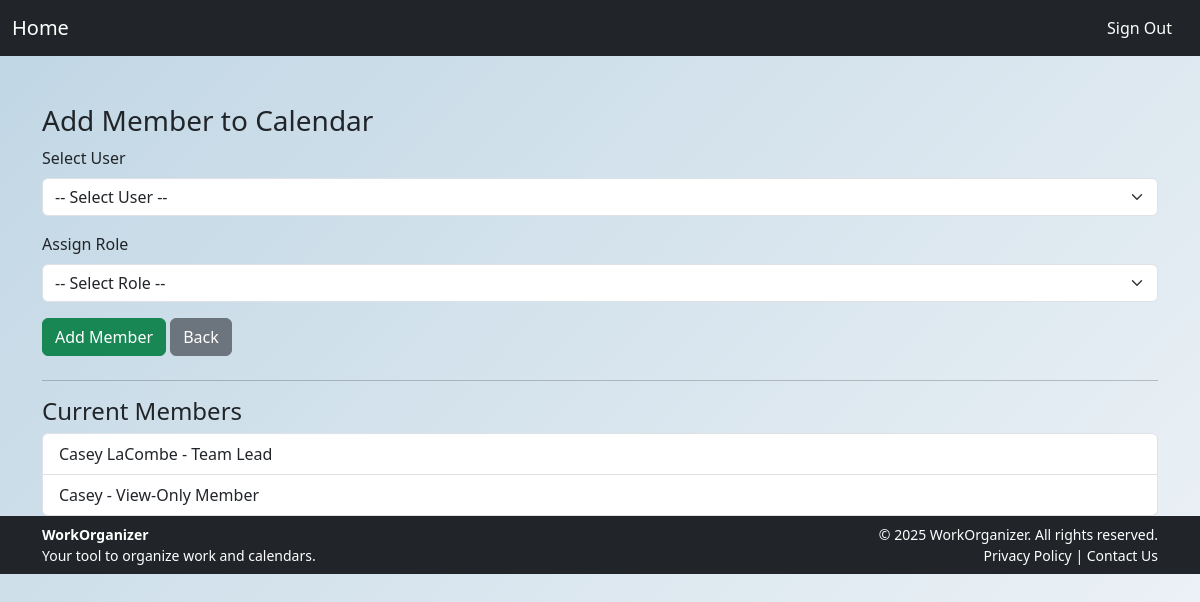
The page /add-member.php?id=4 (signed in) on the database its author committed.
### tables this page shows
CREATE TABLE `users` (
  `user_id` int(11) NOT NULL,
  `name` varchar(100) NOT NULL,
  `email` varchar(100) NOT NULL,
  `password` varchar(255) NOT NULL,
  `created_at` timestamp NULL DEFAULT current_timestamp()
);

CREATE TABLE `roles` (
  `id` int(11) NOT NULL,
  `role_name` varchar(50) NOT NULL
);

### add-member.php (the view, shortened to what this page needs)
<?php
$host = 'localhost';
$db   = 'workorganizer_db';
$user = 'root';
$pass = '';
try {
    $pdo = new PDO("mysql:host=$host;dbname=$db;charset=utf8mb4", $user, $pass);
    $pdo->setAttribute(PDO::ATTR_ERRMODE, PDO::ERRMODE_EXCEPTION);
} catch (PDOException $e) {
    die("Connection failed: " . $e->getMessage());
}
$calendarId = $_GET['id'] ?? null;
$membersStmt = $pdo->prepare("
    SELECT u.name, r.role_name
    FROM users u
    JOIN users_calendars uc ON u.user_id = uc.user_id
    JOIN roles r ON uc.role_id = r.id
    WHERE uc.calendar_id = ?
");
$membersStmt->execute([$calendarId]);
$members = $membersStmt->fetchAll(PDO::FETCH_ASSOC);
?>
<?php include 'header.php'; ?>
<div class="container mt-5">
    <h3>Add Member to Calendar</h3>
    <form method="POST" class="mb-4">
        <div class="mb-3">
            <label for="user_id" class="form-label">Select User</label>
            <select name="user_id" id="user_id" class="form-select" required>
                <option value="">-- Select User --</option>
            </select>
        </div>
        <div class="mb-3">
            <label for="role_id" class="form-label">Assign Role</label>
            <select name="role_id" id="role_id" class="form-select" required>
                <option value="">-- Select Role --</option>
            </select>
        </div>
        <button type="submit" class="btn btn-success">Add Member</button>
        <a href="view_calendar.php?id=<?php echo $calendarId; ?>" class="btn btn-secondary">Back</a>
    </form>
    <hr>
    <h4>Current Members</h4>
    <ul class="list-group">
        <?php foreach ($members as $member): ?>
            <li class="list-group-item d-flex justify-content-between">
                <?php echo htmlspecialchars($member['name']) . ' - ' . htmlspecialchars($member['role_name']); ?>
            </li>
        <?php endforeach; ?>
    </ul>
</div>
<?php include 'footer.php'; ?>

### rows shown on the page
users: name "Casey LaCombe", roles.role_name "Team Lead"
users: name "Casey", roles.role_name "View-Only Member"
